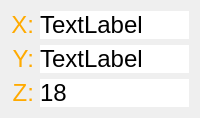
         <widget class="QWidget" name="widget_2" native="true">
          <property name="styleSheet">
           <string notr="true"/>
          </property>
          <layout class="QGridLayout" name="gridLayout_2" columnstretch="1,16">
           <item row="0" column="0">
            <widget class="QLabel" name="label_12">
             <property name="palette">
              <palette>
               <active>
                <colorrole role="WindowText">
                 <brush brushstyle="SolidPattern">
                  <color alpha="255">
                   <red>255</red>
                   <green>170</green>
                   <blue>0</blue>
                  </color>
                 </brush>
                </colorrole>
                <colorrole role="Button">
                 <brush brushstyle="SolidPattern">
                  <color alpha="255">
                   <red>2</red>
                   <green>83</green>
                   <blue>74</blue>
                  </color>
                 </brush>
                </colorrole>
                <colorrole role="Base">
                 <brush brushstyle="SolidPattern">
                  <color alpha="255">
                   <red>2</red>
                   <green>83</green>
                   <blue>74</blue>
                  </color>
                 </brush>
                </colorrole>
                <colorrole role="Window">
                 <brush brushstyle="SolidPattern">
                  <color alpha="255">
                   <red>2</red>
                   <green>83</green>
                   <blue>74</blue>
                  </color>
                 </brush>
                </colorrole>
               </active>
               <inactive>
                <colorrole role="WindowText">
                 <brush brushstyle="SolidPattern">
                  <color alpha="255">
                   <red>255</red>
                   <green>170</green>
                   <blue>0</blue>
                  </color>
                 </brush>
                </colorrole>
                <colorrole role="Button">
                 <brush brushstyle="SolidPattern">
                  <color alpha="255">
                   <red>2</red>
                   <green>83</green>
                   <blue>74</blue>
                  </color>
                 </brush>
                </colorrole>
                <colorrole role="Base">
                 <brush brushstyle="SolidPattern">
                  <color alpha="255">
                   <red>2</red>
                   <green>83</green>
                   <blue>74</blue>
                  </color>
                 </brush>
                </colorrole>
                <colorrole role="Window">
                 <brush brushstyle="SolidPattern">
                  <color alpha="255">
                   <red>2</red>
                   <green>83</green>
                   <blue>74</blue>
                  </color>
                 </brush>
                </colorrole>
               </inactive>
               <disabled>
                <colorrole role="WindowText">
                 <brush brushstyle="SolidPattern">
                  <color alpha="255">
                   <red>120</red>
                   <green>120</green>
                   <blue>120</blue>
                  </color>
                 </brush>
                </colorrole>
                <colorrole role="Button">
                 <brush brushstyle="SolidPattern">
                  <color alpha="255">
                   <red>2</red>
                   <green>83</green>
                   <blue>74</blue>
                  </color>
                 </brush>
                </colorrole>
                <colorrole role="Base">
                 <brush brushstyle="SolidPattern">
                  <color alpha="255">
                   <red>2</red>
                   <green>83</green>
                   <blue>74</blue>
                  </color>
                 </brush>
                </colorrole>
                <colorrole role="Window">
                 <brush brushstyle="SolidPattern">
                  <color alpha="255">
                   <red>2</red>
                   <green>83</green>
                   <blue>74</blue>
                  </color>
                 </brush>
                </colorrole>
               </disabled>
              </palette>
             </property>
             <property name="font">
              <font>
               <pointsize>18</pointsize>
              </font>
             </property>
             <property name="text">
              <string>X:</string>
             </property>
             <property name="alignment">
              <set>Qt::AlignRight|Qt::AlignTrailing|Qt::AlignVCenter</set>
             </property>
            </widget>
           </item>
           <item row="0" column="1">
            <widget class="QLabel" name="label_13">
             <property name="font">
              <font>
               <pointsize>18</pointsize>
              </font>
             </property>
             <property name="styleSheet">
              <string notr="true">QWidget{
background-color:rgb(255,255, 255)
}</string>
             </property>
             <property name="text">
              <string>TextLabel</string>
             </property>
            </widget>
           </item>
           <item row="1" column="0">
            <widget class="QLabel" name="label_14">
             <property name="palette">
              <palette>
               <active>
                <colorrole role="WindowText">
                 <brush brushstyle="SolidPattern">
                  <color alpha="255">
                   <red>255</red>
                   <green>170</green>
                   <blue>0</blue>
                  </color>
                 </brush>
                </colorrole>
                <colorrole role="Button">
                 <brush brushstyle="SolidPattern">
                  <color alpha="255">
                   <red>2</red>
                   <green>83</green>
                   <blue>74</blue>
                  </color>
                 </brush>
                </colorrole>
                <colorrole role="Light">
                 <brush brushstyle="SolidPattern">
                  <color alpha="255">
                   <red>255</red>
                   <green>213</green>
                   <blue>127</blue>
                  </color>
                 </brush>
                </colorrole>
                <colorrole role="Midlight">
                 <brush brushstyle="SolidPattern">
                  <color alpha="255">
                   <red>255</red>
                   <green>191</green>
                   <blue>63</blue>
                  </color>
                 </brush>
                </colorrole>
                <colorrole role="Dark">
                 <brush brushstyle="SolidPattern">
                  <color alpha="255">
                   <red>127</red>
                   <green>85</green>
                   <blue>0</blue>
                  </color>
                 </brush>
                </colorrole>
                <colorrole role="Mid">
                 <brush brushstyle="SolidPattern">
                  <color alpha="255">
                   <red>170</red>
                   <green>113</green>
                   <blue>0</blue>
                  </color>
                 </brush>
                </colorrole>
                <colorrole role="Text">
                 <brush brushstyle="SolidPattern">
                  <color alpha="255">
                   <red>0</red>
                   <green>0</green>
                   <blue>0</blue>
                  </color>
                 </brush>
                </colorrole>
                <colorrole role="BrightText">
                 <brush brushstyle="SolidPattern">
                  <color alpha="255">
                   <red>255</red>
                   <green>255</green>
                   <blue>255</blue>
                  </color>
                 </brush>
                </colorrole>
                <colorrole role="ButtonText">
                 <brush brushstyle="SolidPattern">
                  <color alpha="255">
                   <red>0</red>
                   <green>0</green>
                   <blue>0</blue>
                  </color>
                 </brush>
                </colorrole>
                <colorrole role="Base">
                 <brush brushstyle="SolidPattern">
                  <color alpha="255">
                   <red>2</red>
                   <green>83</green>
                   <blue>74</blue>
                  </color>
                 </brush>
                </colorrole>
                <colorrole role="Window">
                 <brush brushstyle="SolidPattern">
                  <color alpha="255">
                   <red>2</red>
                   <green>83</green>
                   <blue>74</blue>
                  </color>
                 </brush>
                </colorrole>
                <colorrole role="Shadow">
                 <brush brushstyle="SolidPattern">
                  <color alpha="255">
                   <red>0</red>
                   <green>0</green>
                   <blue>0</blue>
                  </color>
                 </brush>
                </colorrole>
                <colorrole role="AlternateBase">
                 <brush brushstyle="SolidPattern">
                  <color alpha="255">
                   <red>255</red>
                   <green>212</green>
                   <blue>127</blue>
                  </color>
                 </brush>
                </colorrole>
                <colorrole role="ToolTipBase">
                 <brush brushstyle="SolidPattern">
                  <color alpha="255">
                   <red>255</red>
                   <green>255</green>
                   <blue>220</blue>
                  </color>
                 </brush>
                </colorrole>
                <colorrole role="ToolTipText">
                 <brush brushstyle="SolidPattern">
                  <color alpha="255">
                   <red>0</red>
                   <green>0</green>
                   <blue>0</blue>
                  </color>
                 </brush>
                </colorrole>
                <colorrole role="PlaceholderText">
                 <brush brushstyle="SolidPattern">
                  <color alpha="128">
                   <red>0</red>
                   <green>0</green>
                   <blue>0</blue>
                  </color>
                 </brush>
                </colorrole>
               </active>
               <inactive>
                <colorrole role="WindowText">
                 <brush brushstyle="SolidPattern">
                  <color alpha="255">
                   <red>255</red>
                   <green>170</green>
                   <blue>0</blue>
                  </color>
                 </brush>
                </colorrole>
                <colorrole role="Button">
                 <brush brushstyle="SolidPattern">
                  <color alpha="255">
                   <red>2</red>
                   <green>83</green>
                   <blue>74</blue>
                  </color>
                 </brush>
                </colorrole>
                <colorrole role="Light">
                 <brush brushstyle="SolidPattern">
                  <color alpha="255">
                   <red>255</red>
                   <green>213</green>
                   <blue>127</blue>
                  </color>
                 </brush>
                </colorrole>
                <colorrole role="Midlight">
                 <brush brushstyle="SolidPattern">
                  <color alpha="255">
                   <red>255</red>
                   <green>191</green>
                   <blue>63</blue>
                  </color>
                 </brush>
                </colorrole>
                <colorrole role="Dark">
                 <brush brushstyle="SolidPattern">
                  <color alpha="255">
                   <red>127</red>
                   <green>85</green>
                   <blue>0</blue>
                  </color>
                 </brush>
                </colorrole>
                <colorrole role="Mid">
                 <brush brushstyle="SolidPattern">
                  <color alpha="255">
                   <red>170</red>
                   <green>113</green>
                   <blue>0</blue>
                  </color>
                 </brush>
                </colorrole>
                <colorrole role="Text">
                 <brush brushstyle="SolidPattern">
                  <color alpha="255">
                   <red>0</red>
                   <green>0</green>
                   <blue>0</blue>
                  </color>
                 </brush>
                </colorrole>
                <colorrole role="BrightText">
                 <brush brushstyle="SolidPattern">
                  <color alpha="255">
                   <red>255</red>
                   <green>255</green>
                   <blue>255</blue>
                  </color>
                 </brush>
                </colorrole>
                <colorrole role="ButtonText">
                 <brush brushstyle="SolidPattern">
                  <color alpha="255">
                   <red>0</red>
                   <green>0</green>
                   <blue>0</blue>
                  </color>
                 </brush>
                </colorrole>
                <colorrole role="Base">
                 <brush brushstyle="SolidPattern">
                  <color alpha="255">
                   <red>2</red>
                   <green>83</green>
                   <blue>74</blue>
                  </color>
                 </brush>
                </colorrole>
                <colorrole role="Window">
                 <brush brushstyle="SolidPattern">
                  <color alpha="255">
                   <red>2</red>
                   <green>83</green>
                   <blue>74</blue>
                  </color>
                 </brush>
                </colorrole>
                <colorrole role="Shadow">
                 <brush brushstyle="SolidPattern">
                  <color alpha="255">
                   <red>0</red>
                   <green>0</green>
                   <blue>0</blue>
                  </color>
                 </brush>
                </colorrole>
                <colorrole role="AlternateBase">
                 <brush brushstyle="SolidPattern">
                  <color alpha="255">
                   <red>255</red>
                   <green>212</green>
                   <blue>127</blue>
                  </color>
                 </brush>
                </colorrole>
                <colorrole role="ToolTipBase">
                 <brush brushstyle="SolidPattern">
                  <color alpha="255">
                   <red>255</red>
                   <green>255</green>
                   <blue>220</blue>
                  </color>
                 </brush>
                </colorrole>
                <colorrole role="ToolTipText">
                 <brush brushstyle="SolidPattern">
                  <color alpha="255">
                   <red>0</red>
                   <green>0</green>
                   <blue>0</blue>
                  </color>
                 </brush>
                </colorrole>
                <colorrole role="PlaceholderText">
                 <brush brushstyle="SolidPattern">
                  <color alpha="128">
                   <red>0</red>
                   <green>0</green>
                   <blue>0</blue>
                  </color>
                 </brush>
                </colorrole>
               </inactive>
               <disabled>
                <colorrole role="WindowText">
                 <brush brushstyle="SolidPattern">
                  <color alpha="255">
                   <red>127</red>
                   <green>85</green>
                   <blue>0</blue>
                  </color>
                 </brush>
                </colorrole>
                <colorrole role="Button">
                 <brush brushstyle="SolidPattern">
                  <color alpha="255">
                   <red>2</red>
                   <green>83</green>
                   <blue>74</blue>
                  </color>
                 </brush>
                </colorrole>
                <colorrole role="Light">
                 <brush brushstyle="SolidPattern">
                  <color alpha="255">
                   <red>255</red>
                   <green>213</green>
                   <blue>127</blue>
                  </color>
                 </brush>
                </colorrole>
                <colorrole role="Midlight">
                 <brush brushstyle="SolidPattern">
                  <color alpha="255">
                   <red>255</red>
                   <green>191</green>
                   <blue>63</blue>
                  </color>
                 </brush>
                </colorrole>
                <colorrole role="Dark">
                 <brush brushstyle="SolidPattern">
                  <color alpha="255">
                   <red>127</red>
                   <green>85</green>
                   <blue>0</blue>
                  </color>
                 </brush>
                </colorrole>
                <colorrole role="Mid">
                 <brush brushstyle="SolidPattern">
                  <color alpha="255">
                   <red>170</red>
                   <green>113</green>
                   <blue>0</blue>
                  </color>
                 </brush>
                </colorrole>
                <colorrole role="Text">
                 <brush brushstyle="SolidPattern">
                  <color alpha="255">
                   <red>127</red>
                   <green>85</green>
                   <blue>0</blue>
                  </color>
                 </brush>
                </colorrole>
                <colorrole role="BrightText">
                 <brush brushstyle="SolidPattern">
                  <color alpha="255">
                   <red>255</red>
                   <green>255</green>
                   <blue>255</blue>
                  </color>
                 </brush>
                </colorrole>
                <colorrole role="ButtonText">
                 <brush brushstyle="SolidPattern">
                  <color alpha="255">
                   <red>127</red>
                   <green>85</green>
                   <blue>0</blue>
                  </color>
                 </brush>
                </colorrole>
                <colorrole role="Base">
                 <brush brushstyle="SolidPattern">
                  <color alpha="255">
                   <red>2</red>
                   <green>83</green>
                   <blue>74</blue>
                  </color>
                 </brush>
                </colorrole>
                <colorrole role="Window">
                 <brush brushstyle="SolidPattern">
                  <color alpha="255">
                   <red>2</red>
                   <green>83</green>
                   <blue>74</blue>
                  </color>
                 </brush>
                </colorrole>
                <colorrole role="Shadow">
                 <brush brushstyle="SolidPattern">
                  <color alpha="255">
                   <red>0</red>
                   <green>0</green>
                   <blue>0</blue>
                  </color>
                 </brush>
                </colorrole>
                <colorrole role="AlternateBase">
                 <brush brushstyle="SolidPattern">
                  <color alpha="255">
                   <red>255</red>
                   <green>170</green>
                   <blue>0</blue>
                  </color>
                 </brush>
                </colorrole>
                <colorrole role="ToolTipBase">
                 <brush brushstyle="SolidPattern">
                  <color alpha="255">
                   <red>255</red>
                   <green>255</green>
                   <blue>220</blue>
                  </color>
                 </brush>
                </colorrole>
                <colorrole role="ToolTipText">
                 <brush brushstyle="SolidPattern">
                  <color alpha="255">
                   <red>0</red>
                   <green>0</green>
                   <blue>0</blue>
                  </color>
                 </brush>
                </colorrole>
                <colorrole role="PlaceholderText">
                 <brush brushstyle="SolidPattern">
                  <color alpha="128">
                   <red>0</red>
                   <green>0</green>
                   <blue>0</blue>
                  </color>
                 </brush>
                </colorrole>
               </disabled>
              </palette>
             </property>
             <property name="font">
              <font>
               <pointsize>18</pointsize>
              </font>
             </property>
             <property name="text">
              <string>Y:</string>
             </property>
             <property name="alignment">
              <set>Qt::AlignRight|Qt::AlignTrailing|Qt::AlignVCenter</set>
             </property>
            </widget>
           </item>
           <item row="1" column="1">
            <widget class="QLabel" name="label_15">
             <property name="font">
              <font>
               <pointsize>18</pointsize>
              </font>
             </property>
             <property name="styleSheet">
              <string notr="true">QWidget{
background-color:rgb(255,255, 255)
}</string>
             </property>
             <property name="text">
              <string>TextLabel</string>
             </property>
            </widget>
           </item>
           <item row="2" column="0">
            <widget class="QLabel" name="label_16">
             <property name="palette">
              <palette>
               <active>
                <colorrole role="WindowText">
                 <brush brushstyle="SolidPattern">
                  <color alpha="255">
                   <red>255</red>
                   <green>170</green>
                   <blue>0</blue>
                  </color>
                 </brush>
                </colorrole>
                <colorrole role="Button">
                 <brush brushstyle="SolidPattern">
                  <color alpha="255">
                   <red>2</red>
                   <green>83</green>
                   <blue>74</blue>
                  </color>
                 </brush>
                </colorrole>
                <colorrole role="Base">
                 <brush brushstyle="SolidPattern">
                  <color alpha="255">
                   <red>2</red>
                   <green>83</green>
                   <blue>74</blue>
                  </color>
                 </brush>
                </colorrole>
                <colorrole role="Window">
                 <brush brushstyle="SolidPattern">
                  <color alpha="255">
                   <red>2</red>
                   <green>83</green>
                   <blue>74</blue>
                  </color>
                 </brush>
                </colorrole>
               </active>
               <inactive>
                <colorrole role="WindowText">
                 <brush brushstyle="SolidPattern">
                  <color alpha="255">
                   <red>255</red>
                   <green>170</green>
                   <blue>0</blue>
                  </color>
                 </brush>
                </colorrole>
                <colorrole role="Button">
                 <brush brushstyle="SolidPattern">
                  <color alpha="255">
                   <red>2</red>
                   <green>83</green>
                   <blue>74</blue>
                  </color>
                 </brush>
                </colorrole>
                <colorrole role="Base">
                 <brush brushstyle="SolidPattern">
                  <color alpha="255">
                   <red>2</red>
                   <green>83</green>
                   <blue>74</blue>
                  </color>
                 </brush>
                </colorrole>
                <colorrole role="Window">
                 <brush brushstyle="SolidPattern">
                  <color alpha="255">
                   <red>2</red>
                   <green>83</green>
                   <blue>74</blue>
                  </color>
                 </brush>
                </colorrole>
               </inactive>
               <disabled>
                <colorrole role="WindowText">
                 <brush brushstyle="SolidPattern">
                  <color alpha="255">
                   <red>120</red>
                   <green>120</green>
                   <blue>120</blue>
                  </color>
                 </brush>
                </colorrole>
                <colorrole role="Button">
                 <brush brushstyle="SolidPattern">
                  <color alpha="255">
                   <red>2</red>
                   <green>83</green>
                   <blue>74</blue>
                  </color>
                 </brush>
                </colorrole>
                <colorrole role="Base">
                 <brush brushstyle="SolidPattern">
                  <color alpha="255">
                   <red>2</red>
                   <green>83</green>
                   <blue>74</blue>
                  </color>
                 </brush>
                </colorrole>
                <colorrole role="Window">
                 <brush brushstyle="SolidPattern">
                  <color alpha="255">
                   <red>2</red>
                   <green>83</green>
                   <blue>74</blue>
                  </color>
                 </brush>
                </colorrole>
               </disabled>
              </palette>
             </property>
             <property name="font">
              <font>
               <pointsize>18</pointsize>
              </font>
             </property>
             <property name="cursor">
              <cursorShape>BusyCursor</cursorShape>
             </property>
             <property name="text">
              <string>Z:</string>
             </property>
             <property name="alignment">
              <set>Qt::AlignRight|Qt::AlignTrailing|Qt::AlignVCenter</set>
             </property>
            </widget>
           </item>
           <item row="2" column="1">
            <widget class="QLabel" name="label_17">
             <property name="font">
              <font>
               <pointsize>18</pointsize>
              </font>
             </property>
             <property name="styleSheet">
              <string notr="true">QWidget{
background-color:rgb(255,255, 255)
}</string>
             </property>
             <property name="text">
              <string>18</string>
             </property>
            </widget>
           </item>
          </layout>
         </widget>
